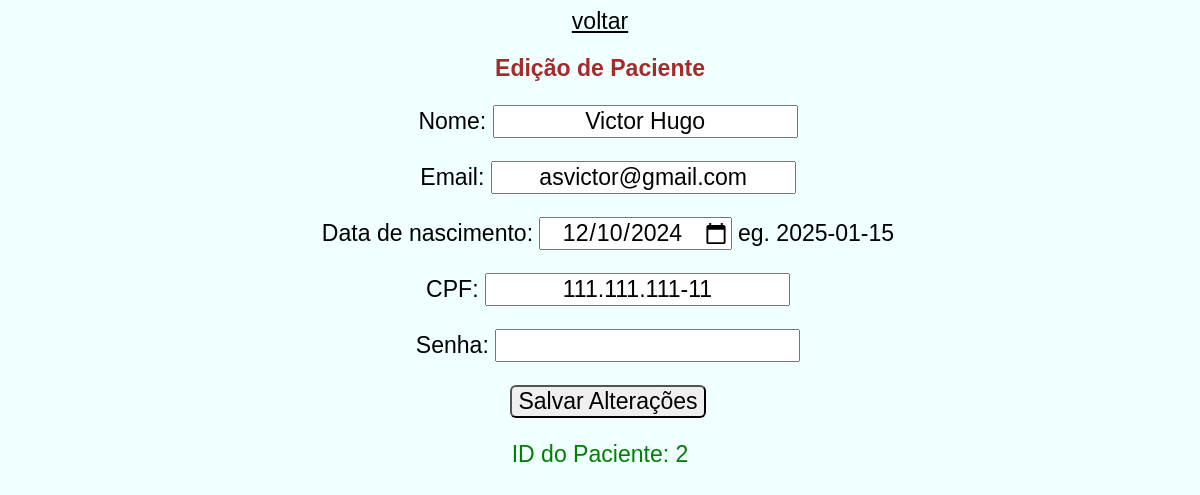
Screenshot of /portal_do_paciente/paciente/1/2/editar/ (signed in) with the database file from the repository.
### pacientes/models.py (models this page shows, shortened)
class Paciente(AbstractBaseUser, PermissionsMixin):
    id = models.AutoField(primary_key=True)
    nome = models.CharField(
        max_length=100,
        validators=[
            RegexValidator(
                regex='^[a-zA-Z\s]+$',
                message='O nome deve conter apenas letras e espaços.',
                code='invalid_name'
            )
        ]
    )
    email = models.EmailField(
        max_length=100,
        unique=True,
        blank=False,
        null=False
    )  # Email é obrigatório e validado
    data_de_nascimento = models.DateField(
        default=timezone.now,
        help_text=f'eg. {str(timezone.now().date())}'
    )
    cpf = models.CharField(
        max_length=14,
        unique=True,
        null=False,
        blank=False,
        validators=[
            MinLengthValidator(
                14,
                message='O CPF deve ter 14 dígitos .'
            )
        ]
    )
    password = models.CharField(
        max_length=25,
        unique=True,
        null=False,
        blank=False,
        validators=[
            MinLengthValidator(
                8,
                message='A senha deve ter pelo menos 8 dígitos.'
            )
        ]
    )
    is_staff = models.BooleanField(default=False)
    is_superuser = models.BooleanField(default=False)
    is_active = models.BooleanField(default=True)
    USERNAME_FIELD = 'cpf'  # Define o CPF como o campo de identificação principal
    REQUIRED_FIELDS = ['email', 'password']  # Email agora é opcional
    objects = PacienteManager()
    groups = models.ManyToManyField(
        'auth.Group',
        related_name='paciente_set',  # Nome exclusivo para o relacionamento do Paciente
        blank=True
    )
    user_permissions = models.ManyToManyField(
        'auth.Permission',
        related_name='paciente_permissions_set',  # Nome exclusivo para o relacionamento do Paciente
        blank=True
    )

### portal_do_paciente/views.py (the view)
# urls.py: path('paciente/<int:id_adm>/<int:id_paciente>/editar/', views.editar_paciente, name='editar_paciente'),
@login_required
def editar_paciente(request, id_paciente, id_adm):
    try:
        paciente = get_object_or_404(Paciente, id=id_paciente) # Usa get_object_or_404 para lidar com Paciente inexistente
        adm = get_object_or_404(Paciente, id=id_adm) # Usa get_object_or_404 para lidar com Paciente inexistente
    except:
        messages.error(request, 'Ocorreu um erro ao tentar realizar operação.')
        return redirect('cadastro')
    if request.method == 'POST':
        form = PacienteForm(request.POST, instance=paciente)
        if form.is_valid():
            paciente = form.save(commit=False)  # Cria o objeto Paciente, mas não salva ainda
            paciente.set_password(form.cleaned_data['password'])
            paciente.data_de_nascimento = form.cleaned_data['data_de_nascimento']
            paciente.is_staff = False
            paciente.is_superuser = False
            paciente.is_active = True
            paciente.save()
            return redirect('portal_do_paciente',id=id_adm) # Redireciona para o portal do paciente
        else:
            contexto = {'form': form, 'paciente': paciente, 'erro': 'Formulário inválido. Verifique os campos.'}
            return render(request, 'editar_paciente.html', contexto) # Renderiza a mesma página com os erros
    else:
        form = PacienteForm(instance=paciente)
    context = {
            'form': form,
            'paciente': paciente,
            'ADM_ID': adm.id,
            }
    return render(request, 'editar_paciente.html', context)

### pacientes/forms.py
class PacienteForm(forms.ModelForm):
    class Meta:
        model = Paciente
        fields = ['nome', 'email', 'data_de_nascimento', 'cpf', 'password']
        widgets = {
            'password': forms.PasswordInput(),
            'data_de_nascimento': forms.DateInput(
                format="%Y-%m-%d",
                attrs={'type': 'date'}
            ),
            'nome': forms.TextInput(attrs={'class': 'form-control'}),
            'email': forms.EmailInput(attrs={'class': 'form-control'}),
            'cpf': forms.TextInput(attrs={'class': 'form-control'}),
        }
        data_de_nascimento = forms.DateField(
            widget=forms.DateInput(
                format="%Y-%m-%d",
                attrs={'type': 'date'}
            ),
            input_formats=["%Y-%m-%d"],
            validators=[validate_future_date],
        )
    cpf = forms.CharField(label="CPF", widget=forms.TextInput(attrs={'class': 'form-control'}))
    password = forms.CharField(widget=forms.PasswordInput(attrs={'class': 'form-control'}), label="Senha")

### portal_do_paciente/templates/editar_paciente.html (shortened to what this page needs)
{% load static %}
<link rel="stylesheet" href="{% static 'css/style_editar.css' %}">
<a href="{% url 'gestao_de_pacientes' id=ADM_ID %}">voltar</a>
<h1>Edição de Paciente</h1>
<form method="post">
    {{ form.as_p }}
    <button type="submit">Salvar Alterações</button>
</form>
<p>ID do Paciente: {{ paciente.id }}</p>

### static/css/style_editar.css (style rules this page uses)
@media (min-width: 768px) { * { color:black; font-size: 1.7rem; font-family: sans-serif; } }
@media (min-width: 768px) { h1 { color: brown; margin: 200px; } }
@media (min-width: 768px) { button { border-radius: 6px; } }
@media (min-width: 768px) { p { color:green } }
@media (min-width: 768px) { form { display: block; width: 100vw; } }
@media (min-width: 1200px) { * { text-align: center; color:black; font-size: 1.2rem; font-family: sans-serif; } }
@media (min-width: 1200px) { h1 { margin: 20px; } }
@media (min-width: 1200px) { button { border-radius: 6px; } }
@media (min-width: 1200px) { p { color:green } }
@media (min-width: 1200px) { * { color:black; font-size: 1.2rem; font-family: sans-serif; } }

### rows the page displays
Paciente: nome "Victor Hugo", email "asvictor@gmail.com", data_de_nascimento "12/10/2024", cpf "111.111.111-11", id "2"
